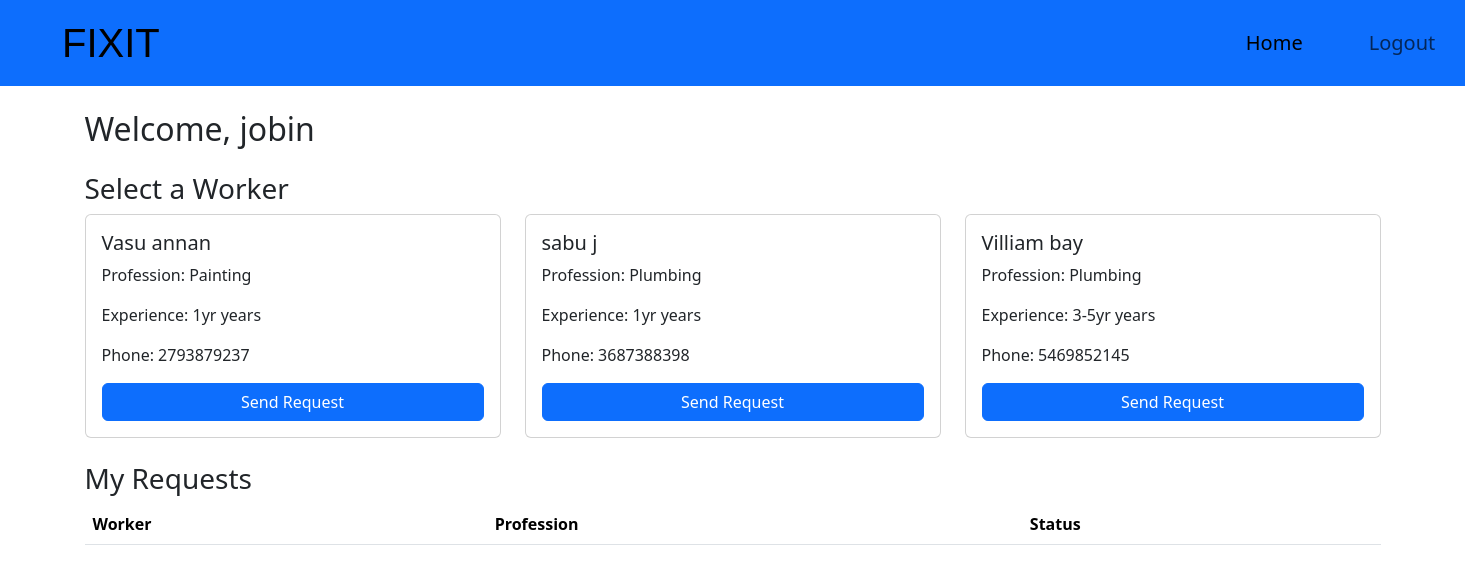
Screenshot of /user_dashboard/ (signed in) with the database file from the repository.
### mainapp/models.py (models this page shows, shortened)
class User(models.Model):
    name = models.CharField(max_length=100)
    email = models.EmailField(max_length=100)
    password = models.CharField(max_length=100)
    phone = models.IntegerField(max_length=100,default="Not provided")
    address = models.TextField(default="Not provided")
    city = models.CharField(max_length=100 ,default="Unknown")

class Worker(models.Model):
    TITLE_CHOICES = [
        ('Mr', 'Mr.'),
        ('Ms', 'Ms.'),
    ]
    title = models.CharField(max_length=10, choices=TITLE_CHOICES, default='Mr')
    first_name = models.CharField(max_length=100)
    last_name = models.CharField(max_length=100)
    email = models.EmailField(max_length=100, unique=True)
    password = models.CharField(max_length=100)
    gender = models.CharField(max_length=10, choices=[('Male', 'Male'), ('Female', 'Female')] )
    phone = models.IntegerField()
    profession = models.TextField()
    experience = models.TextField()
    status = models.BooleanField(default=True)  # Worker availability

### mainapp/views.py (the view)
# urls.py: path("user_dashboard/", user_dashboard, name="user_dashboard"),
def user_dashboard(request):
    if "user_id" not in request.session:
        return redirect("user_login")
    user = User.objects.get(id=request.session["user_id"])
    workers = Worker.objects.all()
    requests = Request.objects.filter(user=user)
    return render(request, "user_dashboard.html", {"user": user, "workers": workers, "requests": requests})

### mainapp/templates/user_dashboard.html (shortened to what this page needs)
{% load static %}
<!DOCTYPE html>
<html lang="en">
<head>
    <link href="https://cdn.jsdelivr.net/npm/bootstrap@5.3.3/dist/css/bootstrap.min.css" rel="stylesheet">
    <link rel="stylesheet" href="{% static 'css/style.css' %}">
</head>
<body>
    <nav class="navbar navbar-expand-lg navbar-light bg-primary" style=" width: 100%;">
        <div class="container-fluid">
          <a class="navbar-brand" href="#" style="font-size:40px; font-family: 'Franklin Gothic Medium', 'Arial Narrow', Arial, sans-serif; margin-left: 50px;" data-bs-toggle="offcanvas" data-bs-target="#staticBackdrop" aria-controls="staticBackdrop">FIXIT</a>
          <div class="collapse navbar-collapse" id="navbarNav">
            <div class="container" style="margin-left: 850px; font-size: 20px;">
                <ul class="navbar-nav" >
                      <li class="nav-item">
                        <a class="nav-link active" style="margin-left: 200px;" aria-current="page" href="{% url 'home' %}">Home</a>
                      </li>
                      <li class="nav-item"><a style="margin-left: 50px;" class="nav-link" href="{% url 'user_logout' %}">Logout</a></li>
                    </ul>
            </div>
        </div>
    </div>
  </nav>
<div class="container mt-4">
        <h2>Welcome, {{ user.name }}</h2>
        <h3 class="mt-4">Select a Worker</h3>
        <div class="row">
            {% for worker in workers %}
            <div class="col-md-4">
                <div class="card p-3">
                    <h5>{{ worker.first_name }} {{ worker.last_name }}</h5>
                    <p>Profession: {{ worker.profession }}</p>
                    <p>Experience: {{ worker.experience }} years</p>
                    <p>Phone: {{ worker.phone }}</p>
                    <a href="{% url 'send_request' worker.id %}" class="btn btn-primary">Send Request</a>
                </div>
            </div>
            {% endfor %}
        </div>
        <h3 class="mt-4">My Requests</h3>
        <table class="table">
            <thead>
                <tr>
                    <th>Worker</th>
                    <th>Profession</th>
                    <th>Status</th>
                </tr>
            </thead>
        </table>
    </div>
</body>
</html>

### rows the page displays
User: name "jobin"
Worker: first_name "Vasu", last_name "annan", profession "Painting", experience "1yr", phone "2793879237"
Worker: first_name "sabu", last_name "j", profession "Plumbing", experience "1yr", phone "3687388398"
Worker: first_name "Villiam", last_name "bay", profession "Plumbing", experience "3-5yr", phone "5469852145"
